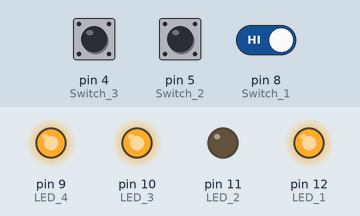
Simulated run of this sketch. Board: Arduino Uno, built with avr-gcc and run on an emulated ATmega328P. Parts: output pins drawn as LEDs (lit = HIGH). The test bench sets the inputs (shaded band); at power-on: pin 5 (Switch_2) LOW, pin 4 (Switch_3) LOW, pin 8 (Switch_1) HIGH.

Above: at 1.2 s.
1.3 s: pin 5 (Switch_2) pulled HIGH for 0.15 s
At 2.4 s:
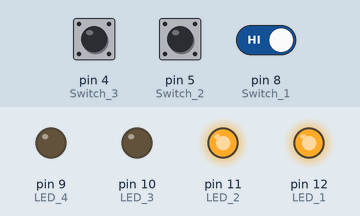
2.9 s: pin 4 (Switch_3) pulled HIGH for 0.15 s
At 3.6 s:
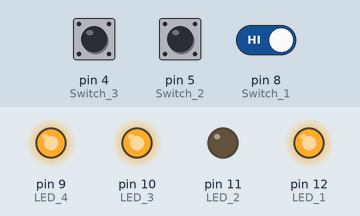
4.5 s: pin 5 (Switch_2) pulled HIGH for 1 s
At 4.8 s:
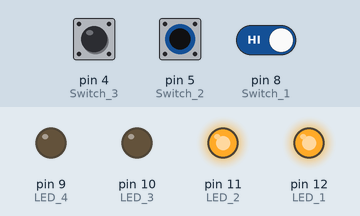
7.0 s: pin 4 (Switch_3) driven HIGH and pin 8 (Switch_1) driven LOW
At 7.9 s:
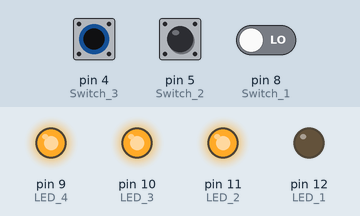
Timing chart, 0 to 9.5 s (numbered marks = the images above; inputs shaded):
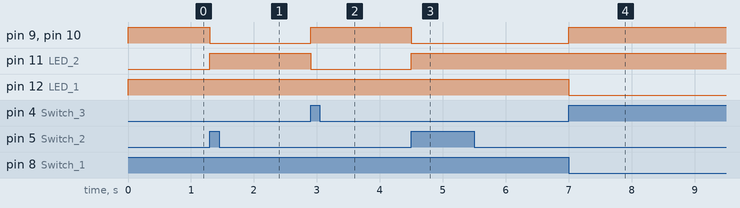

Measured:
- after the input at 1.3 s, pin 9 (LED_4), pin 10 (LED_3): HIGH → LOW at once; pin 11 (LED_2): LOW → HIGH at once
- after the input at 2.9 s, pin 9 (LED_4), pin 10 (LED_3): LOW → HIGH at once; pin 11 (LED_2): HIGH → LOW at once
- after the input at 4.5 s, pin 9 (LED_4), pin 10 (LED_3): HIGH → LOW at once; pin 11 (LED_2): LOW → HIGH at once
- after the input at 7.0 s, pin 9 (LED_4), pin 10 (LED_3): LOW → HIGH at once; pin 12 (LED_1): HIGH → LOW at once

The sketch:

Push_Button.ino
```cpp
  int LED_1 = 12;           // Digital pin 12
  int LED_2 = 11;           // Digital pin 11
  int LED_3 = 10;           // Digital pin 10
  int LED_4 = 9;            // Digital pin 9

  int Switch_1 = 8;         // Digital pin 8
  int Switch_2 = 5;         // Digital pin 5
  int Switch_3 = 4;         // Digital pin 4

  int Status_Sw1, Status_Sw2, Status_Sw3;


void setup() {
  // put your setup code here, to run once:

  pinMode(LED_1, OUTPUT);               // Active "LOW"
  pinMode(LED_2, OUTPUT);               // Active "LOW"
  pinMode(LED_3, OUTPUT);               // Active "LOW"
  pinMode(LED_4, OUTPUT);               // Active "LOW"

  digitalWrite(LED_1, HIGH);
  digitalWrite(LED_2, HIGH);
  digitalWrite(LED_3, HIGH);
  digitalWrite(LED_4, HIGH);

  pinMode(Switch_1, INPUT);             // Active "LOW"
  pinMode(Switch_2, INPUT);             // Active "LOW"
  pinMode(Switch_3, INPUT);             // Active "LOW"
}


void loop() {
  // put your main code here, to run repeatedly:

// +++++++++++++++++++++++++++++++++++++++++++++++++++++++++
    Status_Sw1 = digitalRead(Switch_1);
    if(Status_Sw1 == 0){

      digitalWrite(LED_1, LOW);
      digitalWrite(LED_2, HIGH);
      digitalWrite(LED_3, HIGH);
      digitalWrite(LED_4, HIGH);
    }

    while (Status_Sw1 == 0) {

      Status_Sw1 = digitalRead(Switch_1);
    }

// +++++++++++++++++++++++++++++++++++++++++++++++++++++++++
    Status_Sw2 = digitalRead(Switch_2);
    if(Status_Sw2 == 0){

      digitalWrite(LED_1, HIGH);
      digitalWrite(LED_2, LOW);
      digitalWrite(LED_3, HIGH);
      digitalWrite(LED_4, HIGH);
    }

    while (Status_Sw2 == 0) {

      Status_Sw2 = digitalRead(Switch_2);
    }

// +++++++++++++++++++++++++++++++++++++++++++++++++++++++++
    Status_Sw3 = digitalRead(Switch_3);
    if(Status_Sw3 == 0){

      digitalWrite(LED_1, HIGH);
      digitalWrite(LED_2, HIGH);
      digitalWrite(LED_3, LOW);
      digitalWrite(LED_4, LOW);
    }

    while (Status_Sw3 == 0) {

      Status_Sw3 = digitalRead(Switch_3);
    }
}
```
